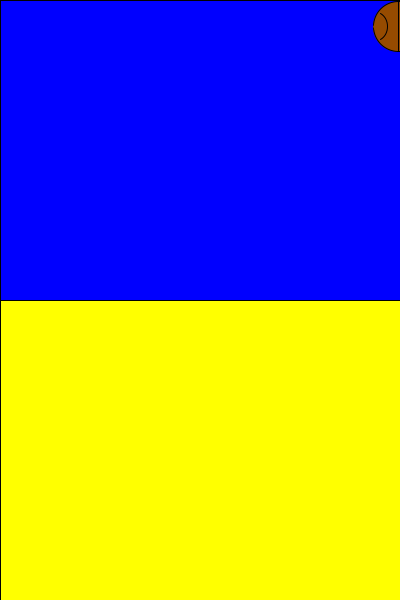
Frame 1 (no input)
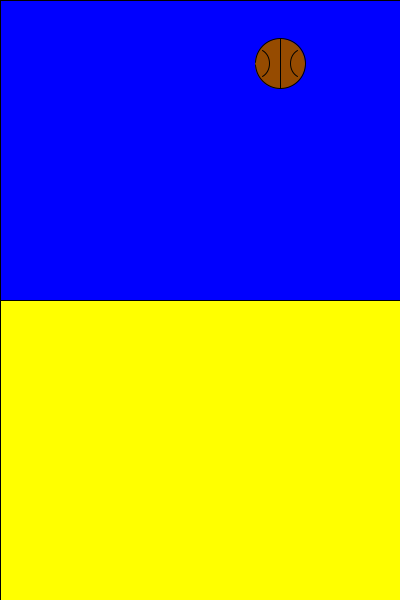
Frame 60 (the mouse pressed at the canvas centre just before this capture)
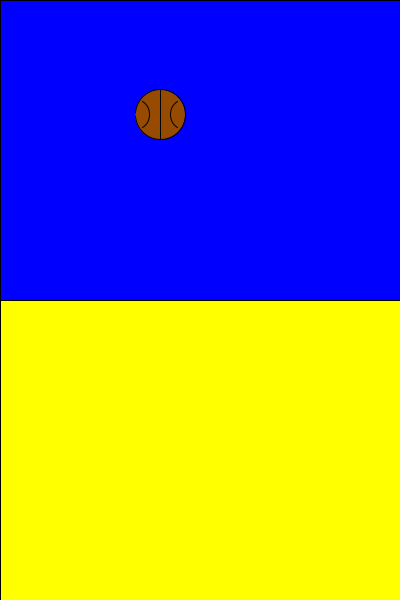
Frame 120 (the mouse held since frame 60 and released just before this capture)

The Processing sketch that drew these frames (run headless with seeded random() and noise(); from frame 60 on, the mouse is pressed at the canvas centre):

// Processing sketch: week8
// ── week8.pde
void setup(){
  size(400, 600);
  ballX = width;
  ballY = height/2;
  r_oscillation = height/2 - 50;
}

float ballX, ballY;
float r_oscillation;
float angle;
void draw(){
  drawBackground();
  ballX -= 2;
  if(ballX + 25 < 0){
    ballX = width + 25;
  }
  angle += 0.1;
  r_oscillation -= 0.5;
   if(r_oscillation < 0) r_oscillation = height/2 - 50; 
    ballY =(height/2-25) - abs(cos(angle)) * r_oscillation;
  drawBall(ballX, ballY);
}
void drawBackground(){
  fill(0, 0, 255);
  rect(0, 0, 400, 300);
  fill(255, 255, 0);
  rect(0, 300, 400, 300);
}

void drawBall(float cx, float cy){
  fill(150, 75, 0);
  ellipse(cx, cy, 50, 50);
  line(cx, cy - 25, cx, cy + 25);
  arc(cx - 25, cy, 30, 30, radians(360 - 60), radians(360 + 60));
  arc(cx + 25, cy, 30, 30, radians(180 - 60), radians(180 + 60));
  if(cx + 25 < 0) cx = width;
}
